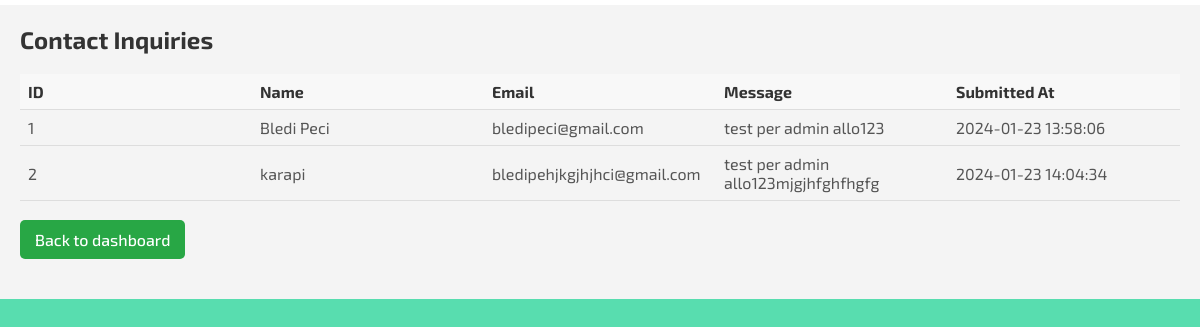
The app's page /admin_contact_inquiries.php with its own data.
### tables this page shows
CREATE TABLE `contact_inquiries` (
  `id` int(11) NOT NULL,
  `name` varchar(100) NOT NULL,
  `email` varchar(100) DEFAULT NULL,
  `message` text DEFAULT NULL,
  `submitted_at` timestamp NOT NULL DEFAULT current_timestamp()
);

### admin_contact_inquiries.php (the view, shortened to what this page needs)
<?php
$db = new Database();
$pdo = $db->getPDO();
try {
    $sql = "SELECT * FROM contact_inquiries";
    $stmt = $pdo->query($sql);
    echo "<head>";
    echo '<link rel="stylesheet" href="./assets/css/general.css" />';
    echo "</head>";
    echo "<div class='admin-contact-inquiries'>";
    echo "<h2>Contact Inquiries</h2>";
    echo "<table>";
    echo "<tr><th>ID</th><th>Name</th><th>Email</th><th>Message</th><th>Submitted At</th></tr>";
    while ($row = $stmt->fetch(PDO::FETCH_ASSOC)) {
        echo "<tr><td>" . htmlspecialchars($row["id"]) . "</td><td>" . htmlspecialchars($row["name"]) . "</td><td>" . htmlspecialchars($row["email"]) . "</td><td>" . htmlspecialchars($row["message"]) . "</td><td>" . htmlspecialchars($row["submitted_at"]) . "</td></tr>";
    }
    echo "</table>";
    echo "<br><a href='admin_dashboard.php' class='add-new-btn'>Back to dashboard</a>";
    echo "</div>";
} catch(PDOException $e) {
    echo "Error: " . $e->getMessage();
}
?>

### assets/css/general.css (style rules this page uses)
body, * { font-family: "Exo"; margin: 0; box-sizing: border-box; }
a { text-decoration: none; }
table { width: 100%; table-layout: fixed; }
th, td { word-wrap: break-word; max-width: 200px; overflow: auto; }
.add-new-btn { background-color: #28a745; color: white; padding: 10px 15px; text-decoration: none; border-radius: 5px; font-family: "Exo Medium"; margin-bottom: 20px; display: inline-block; }
.admin-contact-inquiries { background-color: #f4f4f4; padding: 20px; }
.admin-contact-inquiries h2 { color: #333; font-family: "Exo Bold"; margin-bottom: 20px; }
.admin-contact-inquiries table { width: 100%; border-collapse: collapse; margin-top: 20px; }
.admin-contact-inquiries th, .admin-contact-inquiries td { text-align: left; padding: 8px; border-bottom: 1px solid #ddd; }
.admin-contact-inquiries th { background-color: #f8f8f8; color: #333; font-family: "Exo Bold"; }
.admin-contact-inquiries td { color: #555; font-family: "Exo"; }

### records on screen
contact_inquiries: id "1", name "Bledi Peci", email "bledipeci@gmail.com", message "test per admin allo123", submitted_at "2024-01-23 13:58:06"
contact_inquiries: id "2", name "karapi", email "bledipehjkgjhjhci@gmail.com", message "test per admin allo123mjgjhfghfhgfg", submitted_at "2024-01-23 14:04:34"
